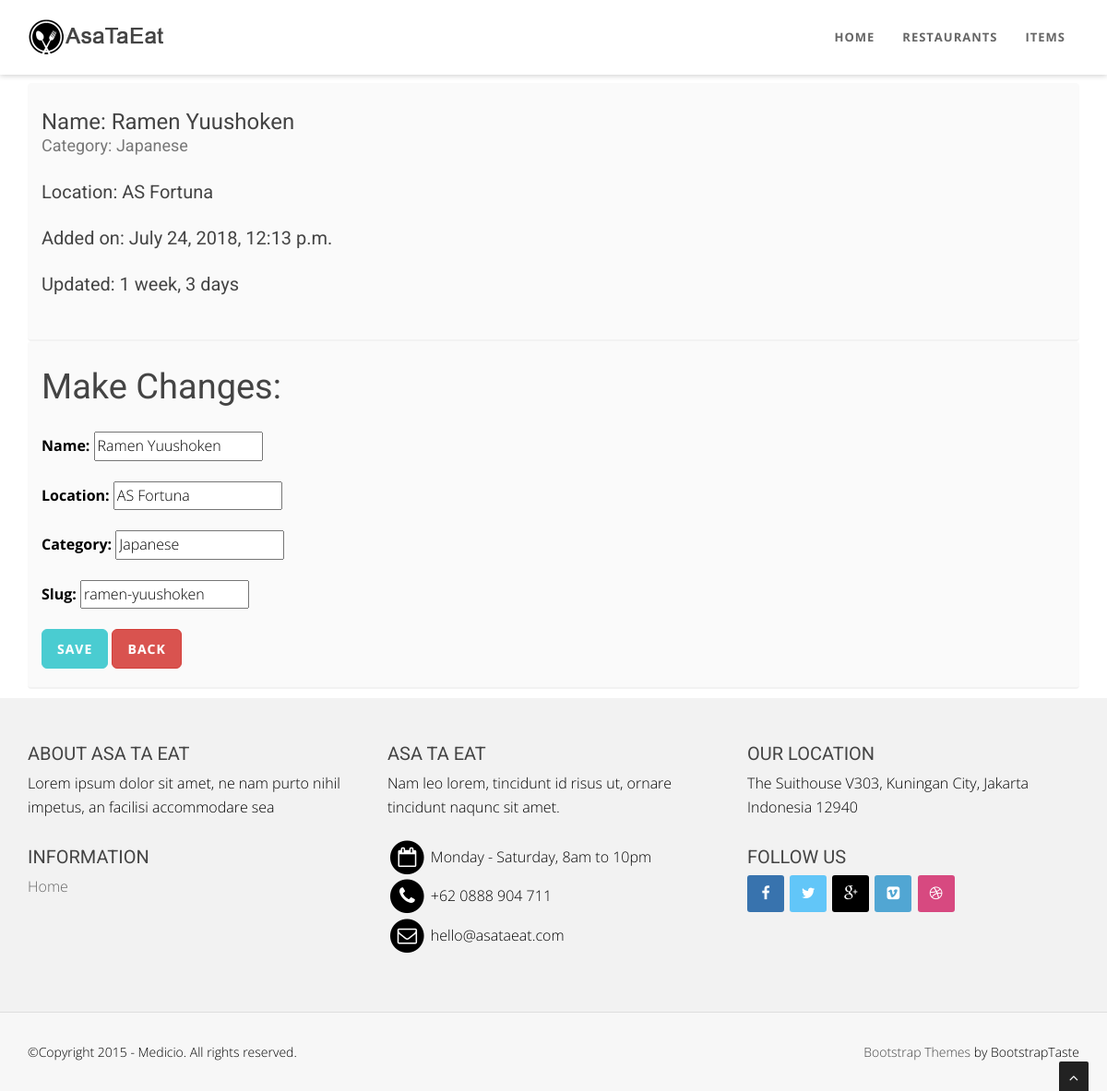
Page /restaurants/ramen-yuushoken/ (signed in) on the committed database.
### restaurants/models.py (models this page shows, shortened)
class RestaurantLocation(models.Model):
    owner       = models.ForeignKey(User)
    name        = models.CharField(max_length=120)
    location    = models.CharField(max_length=120, null=True, blank=True)
    category    = models.CharField(max_length=120, null=True, blank=False)
    timestamp   = models.DateTimeField(auto_now_add=True)
    updated     = models.DateTimeField(auto_now=True)
    slug        = models.SlugField(null=True, blank=True)
    objects = RestaurantLocationManager()
    @property
    def title(self):
        return self.name

### restaurants/views.py (the view, shortened to what this page needs)
# urls.py: url(r'^(?P<slug>[\w-]+)/$', RestaurantUpdateView.as_view(), name='detail'),
class RestaurantUpdateView(LoginRequiredMixin, UpdateView):
    form_class = RestaurantLocationCreateForm
    login_url = '/login/'
    template_name = 'restaurants/detail-update.html'
    def get_queryset(self):
        return RestaurantLocation.objects.filter(owner=self.request.user)
    def get_context_data(self, **kwargs):
        context = super(UpdateView, self).get_context_data(**kwargs)
        context['title'] = "Make Changes:"
        context['return_url'] = reverse('restaurants:list')
        return context

### restaurants/forms.py
class RestaurantLocationCreateForm (forms.ModelForm):
    category = forms.CharField(required=False, validators=[validate_category])
    class Meta:
        model = RestaurantLocation
        fields = [
            'name',
            'location',
            'category',
            'slug'
        ]

### restaurants/models.py (called while the page is built)
    def get_queryset(self):
        return RestaurantLocationQuerySet(self.model, using=self._db)

### restaurants/templates/restaurants/detail-update.html (shortened to what this page needs)
{% extends "base.html" %}
{% block content %}
<section id="callaction" class="home-section paddingtop-90 paddingbot-10">
        <div class="container">
             <div class="row">
                 <div class="col-md-12">
                     <div class="callaction bg-gray">
                         <div class="row">
                            <h5>Name: {{ form.instance.name }}<small> <br/>Category: {{ form.instance.category }}</small></h1>
                         </div>
                         <div class="row">
                            <h6>Location: {{ form.instance.location }}</h2>
                        </div>
                        <div class="row">
                            <h6>Added on: {{ form.instance.timestamp }}</h2>
                        </div>
                        <div class="row">
                            <h6>Updated: {{ form.instance.updated|timesince }}</h2>
                        </div>
                     </div>
                 </div>
             </div>
             {% include 'snippets/form-snippet.html' with form=form %}
         </div>
 </section>
{% endblock content %}

### templates/snippets/form-snippet.html (shortened to what this page needs)
<div class="row">
        <div class="col-md-12">
            <div class="callaction bg-gray">
            <div class="row">
                <h1>{{ title }}</h1>
            </div>
            <div class="row">
                <form method="POST">
                    {{ form.as_p }}
                    <button type="submit" class="btn btn-skin  btn-lg">Save</button>
                    {% if title != "Make Changes:" %}
                        <a href="{{ return_url }}" class="btn btn-danger btn-lg">Cancel</a>
                    {% else %}
                        <a href="{{ return_url }}" class="btn btn-danger btn-lg">Back</a>
                    {% endif %}
                </form>
            </div>
            </div>
        </div>
</div>

### static/css/style.css (style rules this page uses)
body { width: 100%; height: 100%; font-family: 'Open Sans', sans-serif; font-weight: 300; color: black; background-color: #ddd; font-size: 16px; line-height: 1.6em; }
html { width: 100%; height: 100%; }
label, input, button, select, textarea { font-family: 'Open Sans', sans-serif; font-size: inherit; line-height: inherit; }
h1 { font-size: 38px; }
h5 { font-size: 24px; }
h6 { font-size: 20px; }
h1, h2, h3, h4, h5, h6 { margin: 0 0 30px; font-family: 'Roboto', sans-serif; font-weight: 400; color: #444; line-height: 1em; }
p { margin: 0 0 20px; }
a { color: #666; -webkit-transition: all .2s ease-in-out; -moz-transition: all .2s ease-in-out; transition: all .2s ease-in-out; }
.paddingtop-90 { padding-top:90px !important; }
.paddingbot-10 { padding-bottom:10px !important; }
.home-section { padding-top: 150px; display:block; position:relative; z-index:120; background-color: #fff; }
.bg-gray { background: #fafafa; }
.callaction { padding:30px 30px 20px 30px; border-radius: 4px; border-bottom: 2px solid #f2f2f2; }
.btn-skin { color: #fff; }
.btn-lg, .btn-group-lg > .btn { padding: 10px 16px; font-size: 20px; line-height: 1.5em; border-radius: 6px; }
.btn { position: relative; display: inline-block; outline: none; color: #fff; text-decoration: none; text-transform: uppercase; letter-spacing: 1px; font-weight: 400; text-shadow: 0 0 1px rgba(255,255,255,0.3); font-size: 14px; font-weight: 700; }

### static/bodybg/bg1.css (style rules this page uses)
body { background: url(../img/bodybg/bg1.png) repeat left top; }

### static/color/default.css (style rules this page uses)
.btn-skin { background-color: #4ACCD1; border-color: #4ACCD1; }

### rows in the picture
RestaurantLocation: instance.name "Ramen Yuushoken", instance.category "Japanese", instance.location "AS Fortuna", instance.timestamp "July 24, 2018, 12:13 p.m.", instance.updated "1 week, 3 days", name "Ramen Yuushoken", location "AS Fortuna", category "Japanese", slug "ramen-yuushoken"

### other values in the picture
{{ title }} "Make Changes:"
